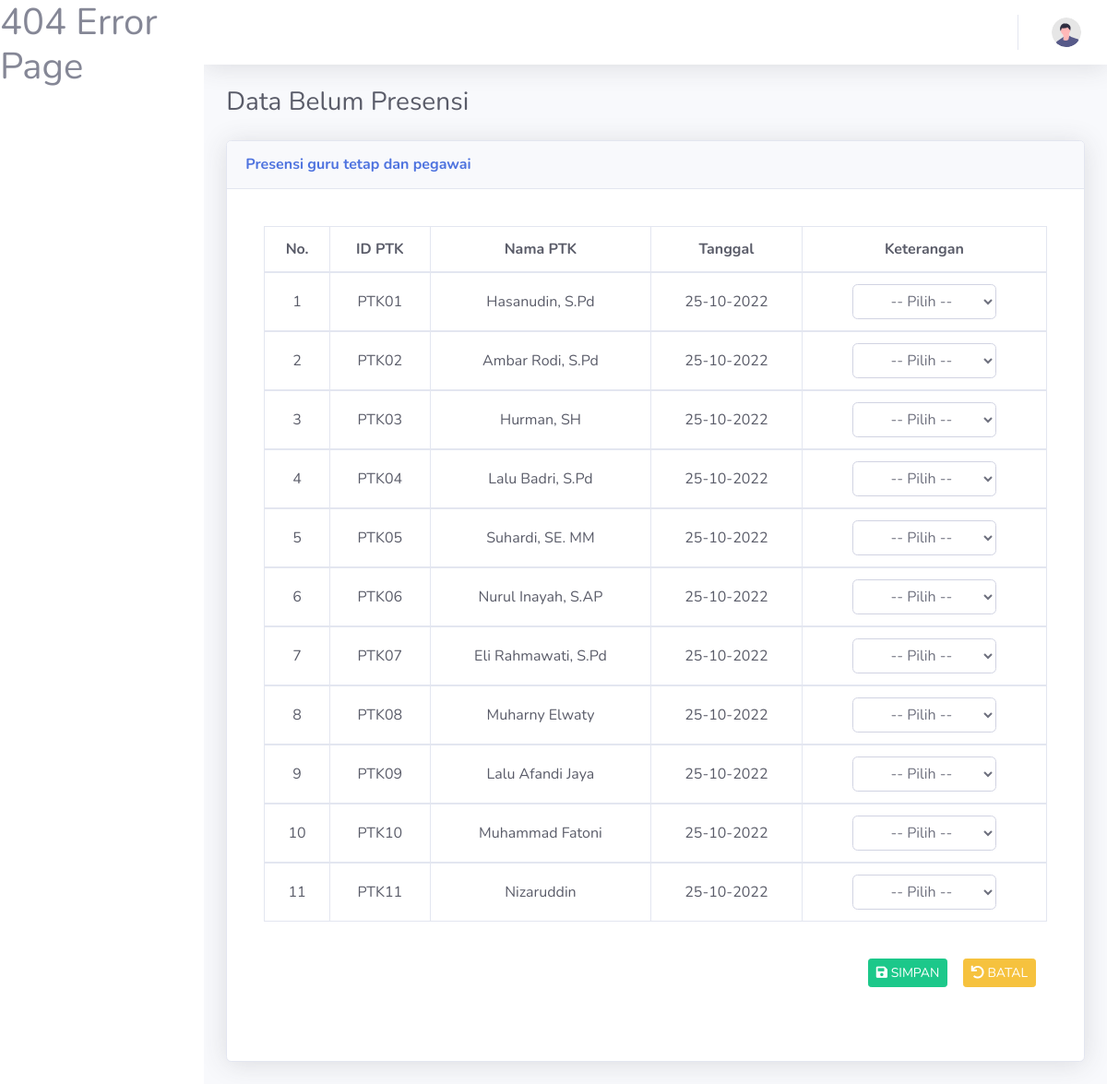
The app's page /TambahKeteranganBelumPresensiMasuk.php, older data.
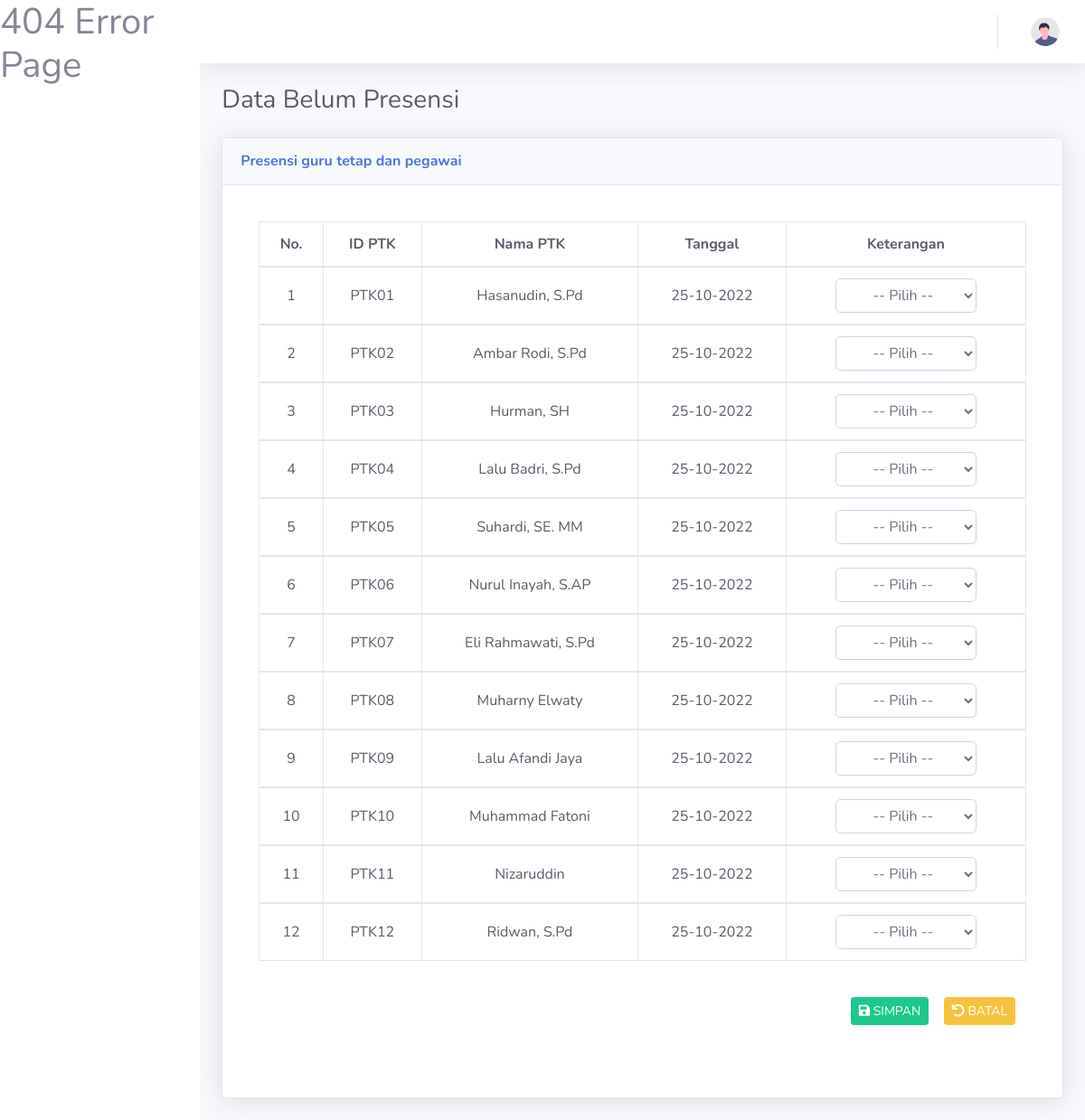
The same page, newer data.
### tables this page shows
CREATE TABLE `tb_ptk` (
  `id_PTK` char(5) NOT NULL,
  `nama_PTK` varchar(45) NOT NULL,
  `jk_PTK` char(2) NOT NULL,
  `jabatan_PTK` varchar(50) NOT NULL,
  `jenis_PTK` varchar(20) NOT NULL
);

### TambahKeteranganBelumPresensiMasuk.php (the view, shortened to what this page needs)
<?php
    require_once 'Layout/Header.php';
    require_once 'Koneksi.php';
 ?>
   <div class="container-fluid">
   <h1 class="h3 mb-2 text-gray-800">Data Belum Presensi</h1>
       <div class="card shadow mb-4 text-gray-700">
           <div class="card-header py-3">
           <h6 class="m-0 font-weight-bold text-primary">Presensi guru tetap dan pegawai</h6>
           </div>
         <form method="post">
            <div class="card-body">
            <div class="card-body">
                     <div class="table-responsive">
                        <table class="table table-bordered text-gray-800" id="dataTable" width="100%" cellspacing="0">
                              <thead>
                                 <tr align='center' bgcolor=''>
                                    <th>No.</th>
                                    <th>ID PTK</th>
                                    <th>Nama PTK</th>
                                    <th>Tanggal</th>
                                    <th>Keterangan</th>
                                 </tr>
                              </thead>
                              <tbody>
                                 <?php
                                 $no = 1;
                                 $tanggal = date ("d-m-Y");
                                 $query = mysqli_query($koneksi, "SELECT * FROM tb_ptk WHERE NOT EXISTS
                                                                  (SELECT * FROM tb_kehadiran
                                                                  WHERE tb_ptk.id_PTK = tb_kehadiran.id_PTK
                                                                  AND tb_kehadiran.tanggal='$tanggal')");
                                 if(mysqli_num_rows($query) > 0){
                                 while ($data = mysqli_fetch_array($query)) {
                              ?>
                                 <tr align="center">
                                    <td><?php echo $no++?></td>
                                    <td><?php echo $data['id_PTK'];?>
                                    </td>
                                    <td><?php echo $data['nama_PTK'];?></td>
                                    <td><?php echo $tanggal;?></td>
                                    <td>
                                       <div class="col-12 col-md-9">
                                          <select name="keterangan[]"  id="select" class="form-control" required oninvalid="this.setCustomValidity('Keterangan harus dipilih')" oninput="setCustomValidity('')" autocomplete="off">
                                          <option value="">&nbsp;&nbsp;&nbsp;&nbsp;&nbsp;&nbsp;-- Pilih --</option>
                                          </select>
                                       </div>
                                    </td>
                                 </tr>
                                 </tbody>
                                 <?php } ?>
                        </table><br>
                        <div class="row form-group">
                        <div class="col- col-md-9">
                        </div>
                        <div class="col- col-md-3">
                           <button type="submit" name="simpan" class="btn btn-success btn-sm"><i class="fas fa-save"></i> SIMPAN</button>&nbsp;&nbsp;&nbsp;
                           <button type="reset" name="reset" class="btn btn-warning btn-sm"><i class="fas fa-undo"></i> BATAL</button>
                        </div>
                     </div><br>
                     <?php } else {?>
                        <!-- <tr>
                           <td colspan="5" align="center"><h6 style="font-weight: bold; color:red; font-size:15px;">Data Kosong<h6></td>
                        </tr> -->
                     <?php } ?>
                     </div>
                  </div>
               </div>
         </form>
         </div>
      </div>
        </div>
    </div>
</body>
</html>

Row changes from the older to the newer data that the page shows:
added tb_ptk: id_PTK "PTK12", nama_PTK "Ridwan, S.Pd"
